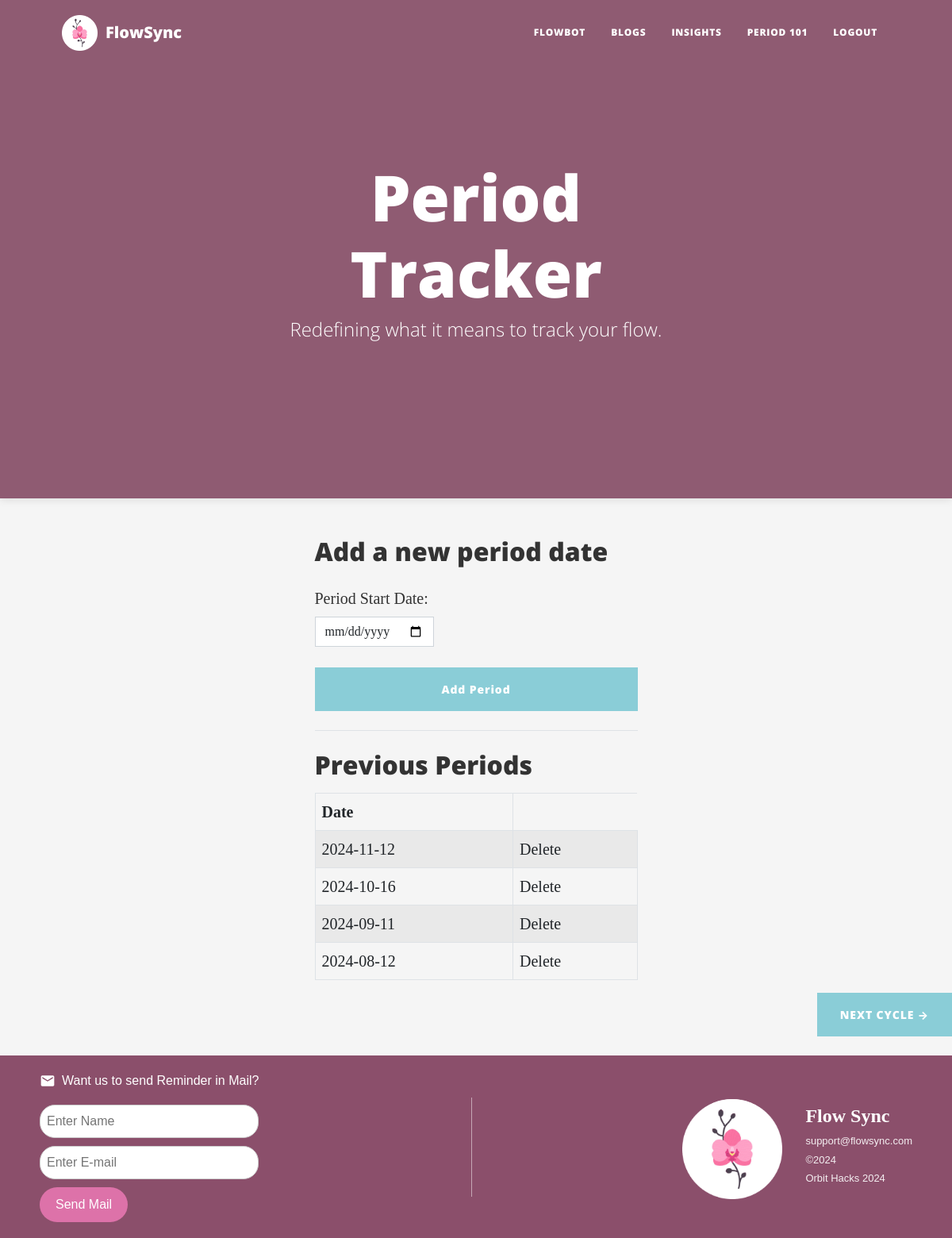
Before: /index (signed in) with the older database file.
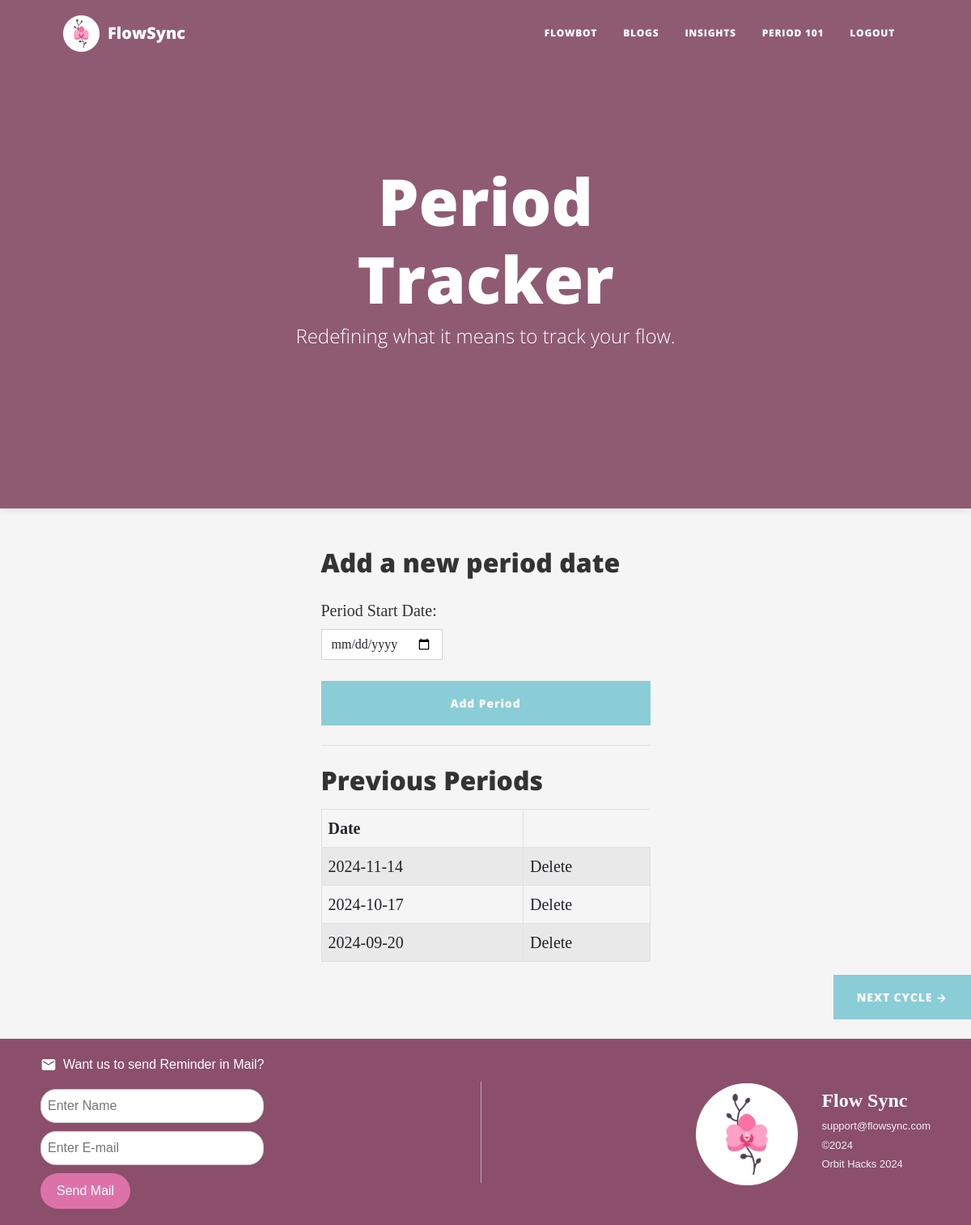
After: the same page with the newer database file.
### main.py (models this page shows, shortened)
class Period(db.Model):
    id = db.Column(db.Integer, primary_key=True)
    user_id=db.Column(db.Integer,nullable=False)
    period_date = db.Column(db.DateTime, nullable=False)

### main.py (the view)
@app.route('/index', methods=['GET', 'POST'])
@login_required
def index():
    periods = Period.query.order_by(Period.period_date.desc()).all()
    return render_template('index.html', periods=periods,id = current_user_id)

### main.py (called while the page is built)
@login_manager.user_loader
def load_user(user_id):
    return User.query.get(int(user_id))

### templates/index.html (shortened to what this page needs)
{% include "header.html" %}
<header class="masthead" style = "background-color:rgb(255, 147, 189)">
    <div class="container position-relative px-4 px-lg-5">
        <div class="row gx-4 gx-lg-5 justify-content-center">
            <div class="col-md-10 col-lg-8 col-xl-7">
                <div class="site-heading">
                    <h1>Period Tracker</h1>
                    <span class="subheading">Redefining what it means to track your flow.</span>
                </div>
            </div>
        </div>
    </div>
</header>
<body>
    <div class="container px-4 px-lg-5">
        <div class="row gx-4 gx-lg-5 justify-content-center">
            <div class="col-md-8 col-lg-6 col-xl-5">
                <h2 class="mb-4">Add a new period date</h2>
                <form action="/add" method="POST">
                    <div class="form-group mb-3">
                        <label for="period_date" class="form-label">Period Start Date:</label>
                        <input type="date" id="period_date" name="period_date" class="form-control" required>
                    </div>
                    <button type="submit" class="btn btn-primary w-100">Add Period</button>
                </form>
                <hr class="my-4">
                <h2 class="mb-3">Previous Periods</h2>
                {% if periods %}
                    <table class="table table-bordered table-striped">
                        <thead>
                            <tr>
                                <th>Date</th>
                            </tr>
                        </thead>
                        <tbody>
                            {% for period in periods %}
                                {% if period.user_id == id %}
                                    <tr>
                                        <td>{{ period.period_date.strftime('%Y-%m-%d') }}</td>
                                        <td>
                                            <a href="{{ url_for('delete', period_id=period.id) }}">Delete</a>
                                        </td>
                                    </tr>
                                {% endif %}
                            {% endfor %}
                        </tbody>
                    </table>
                {% else %}
                    <p>No periods recorded yet.</p>
                {% endif %}
            </div>
        </div>
    </div>
    <div class="d-flex justify-content-end mb-4">
        <a class="btn btn-primary text-uppercase" href="{{ url_for('next_cycle') }}">Next Cycle →</a>
    </div>
</body>
{% include "footer.html" %}

### templates/header.html (shortened to what this page needs)
<!DOCTYPE html>
<html lang="en">
    <head>
        <link href="{{ url_for('static', filename='css/styles.css') }}" rel="stylesheet" />
    </head>
    <body>
        <nav class="navbar navbar-expand-lg navbar-light" id="mainNav">
            <div class="container px-4 px-lg-5">
                <div class="header-title">
                    <img src="{{url_for('static',filename = 'assets/img/logo.png')}}" alt="Logo" width="45" height="45">
                </div>
                <a class="navbar-brand" href="{{ url_for('index') }}">FlowSync</a>
                <div class="collapse navbar-collapse" id="navbarResponsive">
                    <ul class="navbar-nav ms-auto py-4 py-lg-0">
                        <li class="nav-item"><a class="nav-link px-lg-3 py-3 py-lg-4" href="{{ url_for('chatbot') }}">FlowBot</a></li>
                        <li class="nav-item"><a class="nav-link px-lg-3 py-3 py-lg-4" href="{{ url_for('blog') }}">Blogs</a></li>
                        <li class="nav-item"><a class="nav-link px-lg-3 py-3 py-lg-4" href="{{ url_for('insights') }}">Insights</a></li>
                        <li class="nav-item"><a class="nav-link px-lg-3 py-3 py-lg-4" href="{{ url_for('beginners') }}">Period 101</a></li>
                        <li class="nav-item"><a class="nav-link px-lg-3 py-3 py-lg-4" href="{{ url_for('logout') }}">Logout</a></li>
                    </ul>
                </div>
            </div>
        </nav>

### templates/footer.html (shortened to what this page needs)
<!DOCTYPE html>
<html>
<head>
</head>
<body>
  <footer class="footer">
    <div class="footer-container">
      <div class="form-section">
        <div class="title-row">
          <svg class="mail-icon" viewBox="0 0 24 24">
            <path d="M20 4H4c-1.1 0-2 .9-2 2v12c0 1.1.9 2 2 2h16c1.1 0 2-.9 2-2V6c0-1.1-.9-2-2-2zm0 4l-8 5-8-5V6l8 5 8-5v2z"/>
          </svg>
          <span class="form-title">Want us to send Reminder in Mail?</span>
        </div>
        <form action="/receive_email" method="post">
          <input type="text" placeholder="Enter Name" class="input-field">
          <input type="email" name="email" placeholder="Enter E-mail" class="input-field" required>
          <button type="submit" class="submit-button">Send Mail</button>
        </form>
      </div>
      <div class="right-content">
        <div class="logo-section">
          <img src="static/assets/img/logo.png" alt="Pink Flower Logo">
        </div>
        <div class="contact-section">
          <h2 class="company-name">Flow Sync</h2>
          <p class="contact-info">support@flowsync.com</p>
          <p class="contact-info">©2024</p>
          <p class="contact-info">Orbit Hacks 2024</p>
        </div>
      </div>
    </div>
  </footer>
</body>
</html>

### templates/footer.html (style rules this page uses)
.footer { background-color: #8B4F6B; color: white; font-family: Arial, sans-serif; padding: 20px 30px; }
.footer-container { max-width: 1100px; margin: 0 auto; display: flex; align-items: center; justify-content: space-between; }
.form-section { display: flex; flex-direction: column; gap: 0.5rem; }
.title-row { display: flex; align-items: center; gap: 0.5rem; margin-bottom: 10px; }
.mail-icon { width: 20px; height: 20px; fill: currentColor; }
form { display: flex; flex-direction: column; align-items: flex-start; gap: 10px; }
.form-title { font-size: 1rem; }
.input-field { width: 100%; padding: 8px; font-size: 16px; border: 1px solid #ccc; border-radius: 19px; }
.submit-button { padding: 10px 20px; font-size: 16px; color: white; background-color: #dd72a9; border: none; border-radius: 4px; cursor: pointer; border-radius: 25px; }
.right-content { display: flex; align-items: center; gap: 2rem; }
.logo-section { width: 120px; height: 120px; background-color: white; border-radius: 50%; display: flex; align-items: right; justify-content: center; }
.logo-section img { width: 105%; height: 105%; object-fit: contain; }
.contact-section { text-align: left; font-size: 13px; }
.company-name { font-size: 1.5rem; font-family: 'Times New Roman', serif; margin: 0 0 0.5rem 0; }
.contact-info { margin: 0.25rem 0; color: rgba(255, 255, 255, 0.9); font-size: 13px; }

Changed rows visible on the page:
removed Period: period_date "2024-11-12"
removed Period: period_date "2024-10-16"
removed Period: period_date "2024-09-11"
removed Period: period_date "2024-08-12"
added Period: period_date "2024-11-14"
added Period: period_date "2024-10-17"
added Period: period_date "2024-09-20"
